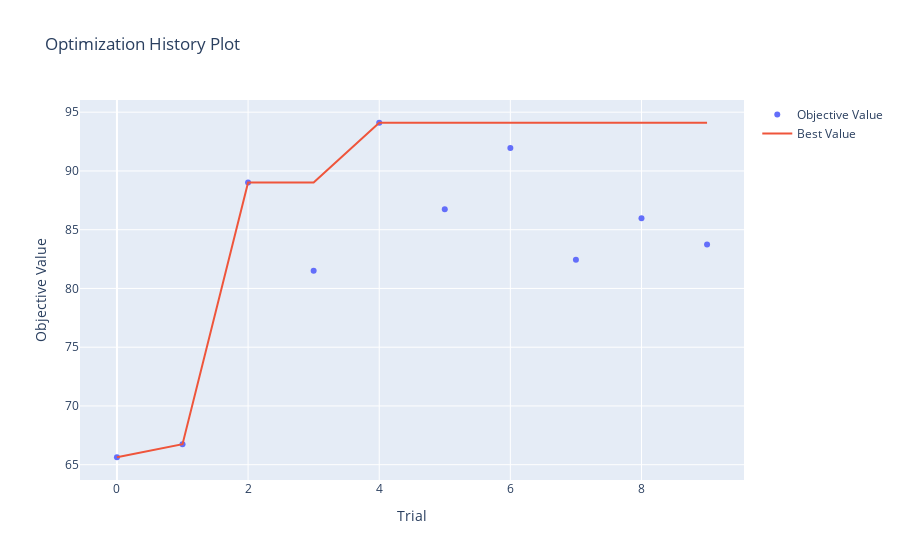

Notebook cell for this chart:
### Code cell
fig1 = plot_optimization_history(study)
fig1.show()  # in Jupyter this will render an interactive Plotly chart

### Figure 1 — Plotly figure (JSON) as saved in the notebook; plotly's stock layout.template omitted (floating-point values rounded to 4 significant figures)
{"data": [{"mode": "markers", "name": "Objective Value", "type": "scatter", "x": [0, 1, 2, 3, 4, 5, 6, 7, 8, 9], "y": [65.63, 66.75, 89.02, 81.51, 94.1, 86.75, 91.96, 82.43, 85.98, 83.73]}, {"mode": "lines", "name": "Best Value", "type": "scatter", "x": [0, 1, 2, 3, 4, 5, 6, 7, 8, 9], "y": [65.63, 66.75, 89.02, 89.02, 94.1, 94.1, 94.1, 94.1, 94.1, 94.1]}, {"marker": {"color": "#cccccc"}, "mode": "markers", "name": "Infeasible Trial", "showlegend": false, "type": "scatter", "x": [], "y": []}], "layout": {"title": {"text": "Optimization History Plot"}, "xaxis": {"title": {"text": "Trial"}}, "yaxis": {"title": {"text": "Objective Value"}}}}
